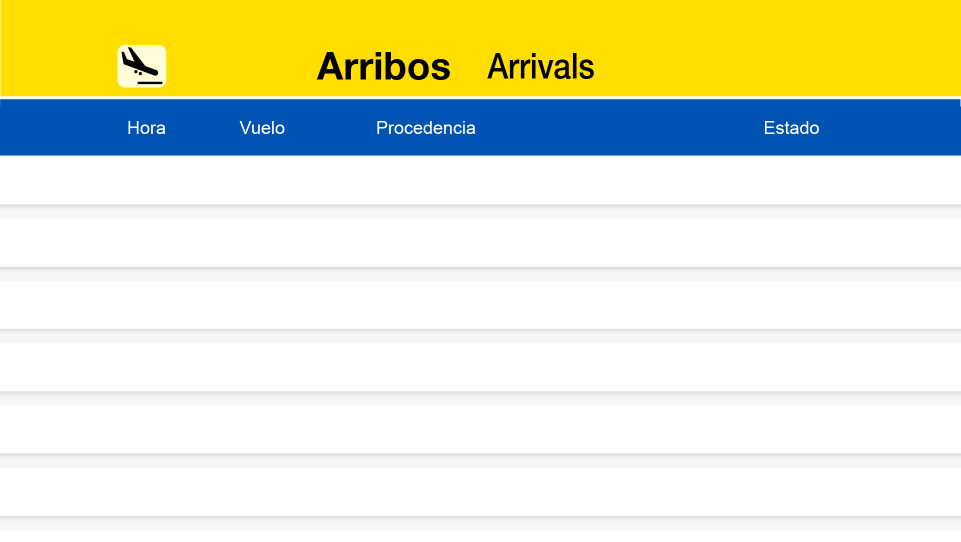
#> input picture placas/placaArribos.png, 1921 x 1084 px (shown at 1/2 size)
$ python imgMerger.py
#> lines starting #> are read from the running program, lines starting #| are printed output that depends on the picture
### src/config.py
import os
import sys
from dataclasses import dataclass


DEFAULT_DIR = r"C:\Placas\aire\HD"
DEFAULT_URL = (
    "https://www.aeropuertosargentina.com/es/vuelos"
    "?movtp=partidas&idarpt=Mar%20del%20Plata%2C%20MDQ"
)
DEFAULT_CLASE = r".flex.flex-col.space-5.mb-6.xl\:mb-8.w-full"
DEFAULT_CLASE_ARRIBOS = (
    r".group.inline-flex.items-center.border-b-2.py-2.xl\:py-2.px-3"
    r".lg\:px-4.font-open.text-sm.font-semibold.leading-4.space-3"
    r".cursor-pointer.border-transparent.text-gray-500"
)
DEFAULT_CLASE_CERRAR = ".fill-none.stroke-white"
DEFAULT_CROP = 0.129

_CLAVES = {
    "dir": "dir",
    "directorio": "dir",
    "carpeta": "dir",
    "url": "url",
    "clase": "clase",
    "clase_html": "clase",
    "selector": "clase",
    "clase_arribos": "clase_arribos",
    "clase_cerrar": "clase_cerrar",
    "crop": "crop",
}


@dataclass
class ConfigVuelos:
    dir: str = DEFAULT_DIR
    url: str = DEFAULT_URL
    clase: str = DEFAULT_CLASE
    clase_arribos: str = DEFAULT_CLASE_ARRIBOS
    clase_cerrar: str = DEFAULT_CLASE_CERRAR
    crop: float = DEFAULT_CROP


def getPath(ruta_relativa):
    if hasattr(sys, "_MEIPASS"):
        return os.path.join(sys._MEIPASS, ruta_relativa)
    return os.path.join(os.path.dirname(os.path.abspath(__file__)), "..", ruta_relativa)


def _limpia(valor):
    return valor.strip().strip('"').strip("'")


# [47 lines left out: functions _aplica_clave, _parsear_lineas, not called in this run]


def _rutas_config():
    yield os.path.join(os.getcwd(), "datosvuelos.txt")
    yield getPath("datosvuelos.txt")


# [15 lines left out: function lee_config, not called in this run]

### src/imgMerger.py
import os

from PIL import Image, ImageDraw, ImageFont

from config import getPath

_Y_TABLA = 0.29
_AZUL = (0, 82, 179, 255)
_GRIS = (90, 90, 90, 255)


# [15 lines left out: function verificar_archivo, not called in this run]


def _cargar_fuente(size, bold=False):
    if bold:
        candidatos = [
            r"C:\Windows\Fonts\segoeuib.ttf",
            r"C:\Windows\Fonts\arialbd.ttf",
        ]
    else:
        candidatos = [
            r"C:\Windows\Fonts\segoeui.ttf",
            r"C:\Windows\Fonts\arial.ttf",
        ]
    for ruta in candidatos:
        if os.path.isfile(ruta):
            return ImageFont.truetype(ruta, size)
    return ImageFont.load_default()


def crear_placa_sin_vuelos(placa_base, destino):
#> called with placa_base = 'src/../placas/placaArribos.png', destino = 'src/../placas/placaArribosSinVuelos.png'
    placa = Image.open(placa_base).convert("RGBA")
#> placa is the input picture: PIL image 1921x1084 RGBA; mean R, G, B, A 225.1, 228.1, 200.4, 255
    overlay = Image.new("RGBA", placa.size, (0, 0, 0, 0))
#> overlay: PIL image 1921x1084 RGBA; every value is 0
    draw = ImageDraw.Draw(overlay)

    y_tabla = round(placa.height * _Y_TABLA)
#> y_tabla = 314
    draw.rectangle((0, y_tabla, placa.width, placa.height), fill=(255, 255, 255, 235))

    font_titulo = _cargar_fuente(72, bold=True)
    font_sub = _cargar_fuente(36, bold=False)
    titulo = "No hay vuelos"
    sub = "No flights"

    bbox = draw.textbbox((0, 0), titulo, font=font_titulo)
#> bbox = (0, 2, 64, 12)
    tw, th = bbox[2] - bbox[0], bbox[3] - bbox[1]
#> tw = 64; th = 10
    x = (placa.width - tw) // 2
#> x = 928
    y = y_tabla + (placa.height - y_tabla) // 2 - th // 2 - 20
#> y = 674
    draw.text((x, y), titulo, font=font_titulo, fill=_AZUL)

    bbox2 = draw.textbbox((0, 0), sub, font=font_sub)
#> bbox2 = (0, 1, 44, 12)
    tw2 = bbox2[2] - bbox2[0]
#> tw2 = 44
    draw.text(((placa.width - tw2) // 2, y + th + 18), sub, font=font_sub, fill=_GRIS)

    resultado = Image.alpha_composite(placa, overlay)
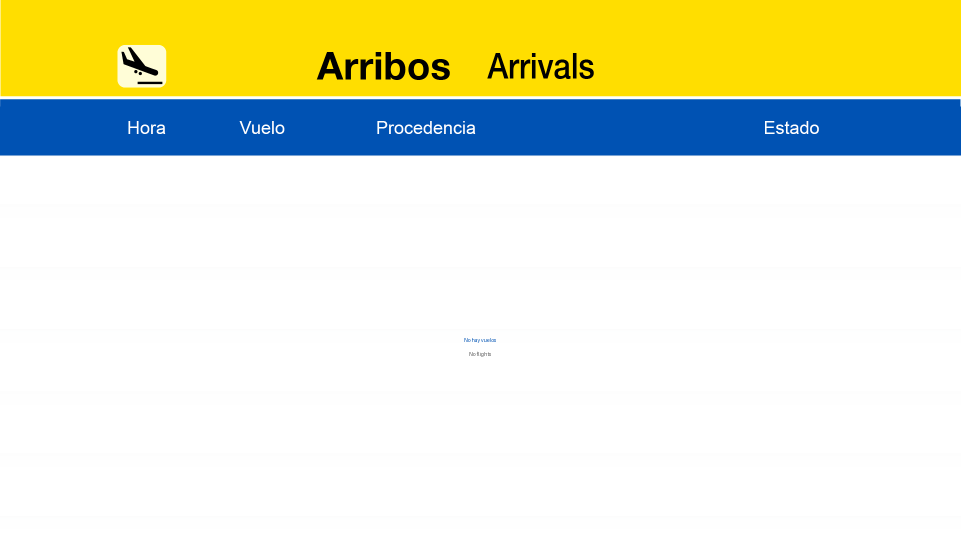
#> resultado: PIL image 1921x1084 RGBA (shown at 1/2 size); mean R, G, B, A 227.4, 230.1, 202.4, 255; transparent parts drawn white
    os.makedirs(os.path.dirname(destino) or ".", exist_ok=True)
    resultado.save(destino)
    return destino


# [65 lines left out: functions asegurar_placa_sin_vuelos, generaImg, publicaPlacaSinVuelos, _publicar, generaPlacas_aire, not called in this run]


if __name__ == "__main__":
    crear_placa_sin_vuelos(
        getPath("placas/placaArribos.png"),
        getPath("placas/placaArribosSinVuelos.png"),
    )
    crear_placa_sin_vuelos(
        getPath("placas/placaPartidas.png"),
        getPath("placas/placaPartidasSinVuelos.png"),
    )
#> call 2 of crear_placa_sin_vuelos, with placa_base = 'src/../placas/placaPartidas.png', destino = 'src/../placas/placaPartidasSinVuelos.png'
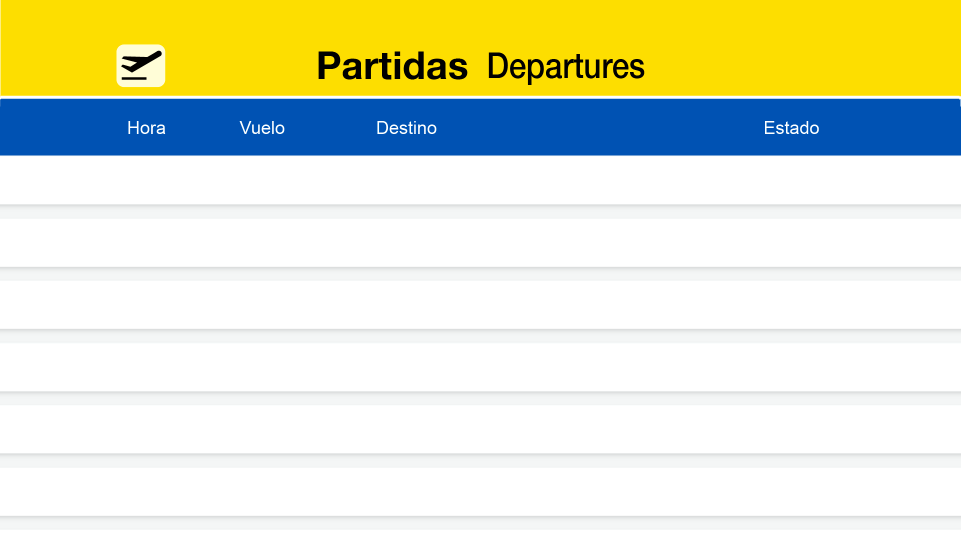
#> input picture placas/placaPartidas.png, 1921 x 1084 px (shown at 1/2 size)
#> in crear_placa_sin_vuelos, placa is the input picture: PIL image 1921x1084 RGBA; mean R, G, B, A 223.9, 227.5, 200.5, 255
#> in crear_placa_sin_vuelos (call 2), `resultado = Image.alpha_composite(placa, overlay)`:
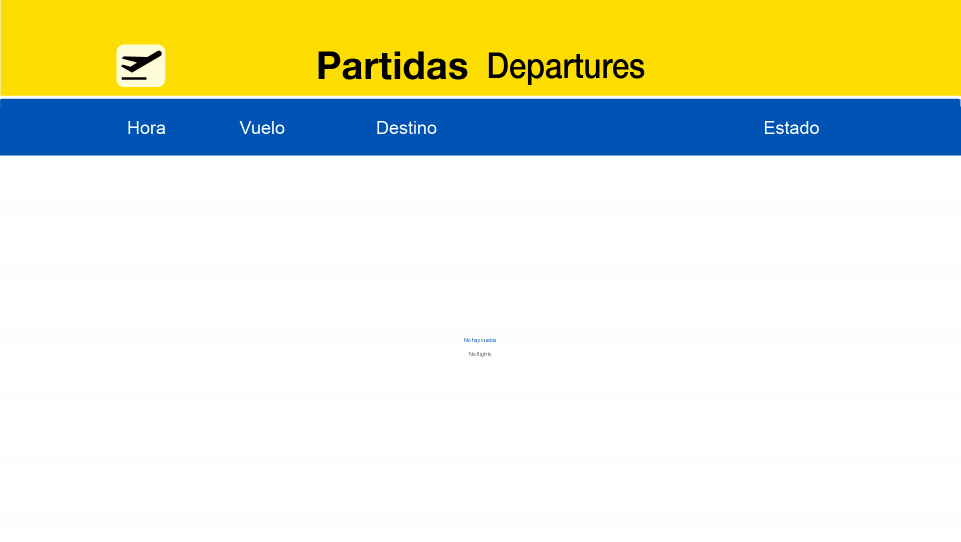
#> resultado: PIL image 1921x1084 RGBA (shown at 1/2 size); mean R, G, B, A 226.3, 229.6, 202.6, 255; transparent parts drawn white
    print("Placas 'No hay vuelos' generadas.")
